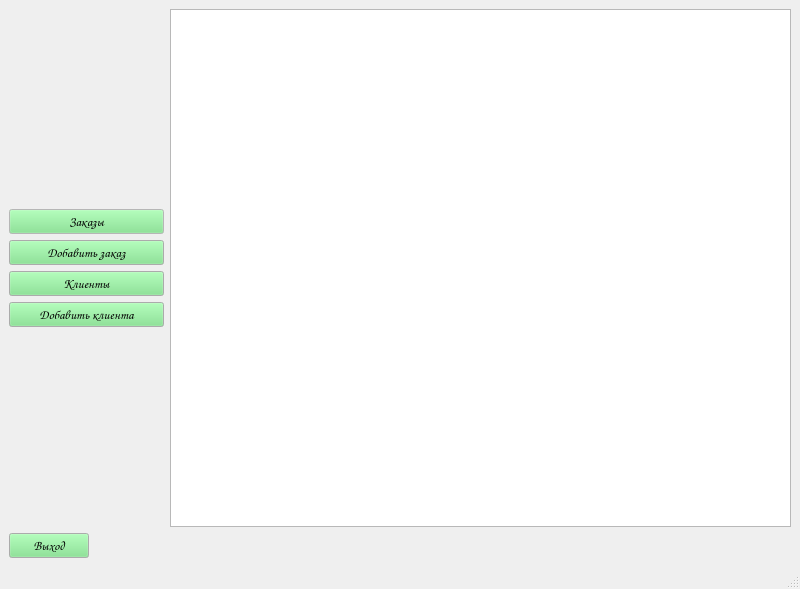
<?xml version="1.0" encoding="UTF-8"?>
<ui version="4.0">
 <class>MainWindow</class>
 <widget class="QMainWindow" name="MainWindow">
  <property name="geometry">
   <rect>
    <x>0</x>
    <y>0</y>
    <width>800</width>
    <height>578</height>
   </rect>
  </property>
  <property name="palette">
   <palette>
    <active>
     <colorrole role="Button">
      <brush brushstyle="SolidPattern">
       <color alpha="255">
        <red>118</red>
        <green>227</green>
        <blue>131</blue>
       </color>
      </brush>
     </colorrole>
    </active>
    <inactive>
     <colorrole role="Button">
      <brush brushstyle="SolidPattern">
       <color alpha="255">
        <red>118</red>
        <green>227</green>
        <blue>131</blue>
       </color>
      </brush>
     </colorrole>
    </inactive>
    <disabled>
     <colorrole role="Button">
      <brush brushstyle="SolidPattern">
       <color alpha="255">
        <red>118</red>
        <green>227</green>
        <blue>131</blue>
       </color>
      </brush>
     </colorrole>
    </disabled>
   </palette>
  </property>
  <property name="windowTitle">
   <string>MainWindow</string>
  </property>
  <widget class="QWidget" name="centralwidget">
   <layout class="QVBoxLayout" name="verticalLayout_2">
    <item>
     <layout class="QHBoxLayout" name="horizontalLayout" stretch="4,16">
      <item>
       <layout class="QVBoxLayout" name="verticalLayout">
        <property name="topMargin">
         <number>200</number>
        </property>
        <property name="bottomMargin">
         <number>200</number>
        </property>
        <item>
         <widget class="QPushButton" name="OrdersTable">
          <property name="palette">
           <palette>
            <active>
             <colorrole role="WindowText">
              <brush brushstyle="SolidPattern">
               <color alpha="255">
                <red>0</red>
                <green>0</green>
                <blue>0</blue>
               </color>
              </brush>
             </colorrole>
             <colorrole role="Button">
              <brush brushstyle="SolidPattern">
               <color alpha="255">
                <red>118</red>
                <green>227</green>
                <blue>131</blue>
               </color>
              </brush>
             </colorrole>
             <colorrole role="Light">
              <brush brushstyle="SolidPattern">
               <color alpha="255">
                <red>218</red>
                <green>255</green>
                <blue>222</blue>
               </color>
              </brush>
             </colorrole>
             <colorrole role="Midlight">
              <brush brushstyle="SolidPattern">
               <color alpha="255">
                <red>168</red>
                <green>241</green>
                <blue>176</blue>
               </color>
              </brush>
             </colorrole>
             <colorrole role="Dark">
              <brush brushstyle="SolidPattern">
               <color alpha="255">
                <red>59</red>
                <green>113</green>
                <blue>66</blue>
               </color>
              </brush>
             </colorrole>
             <colorrole role="Mid">
              <brush brushstyle="SolidPattern">
               <color alpha="255">
                <red>79</red>
                <green>151</green>
                <blue>87</blue>
               </color>
              </brush>
             </colorrole>
             <colorrole role="Text">
              <brush brushstyle="SolidPattern">
               <color alpha="255">
                <red>0</red>
                <green>0</green>
                <blue>0</blue>
               </color>
              </brush>
             </colorrole>
             <colorrole role="BrightText">
              <brush brushstyle="SolidPattern">
               <color alpha="255">
                <red>255</red>
                <green>255</green>
                <blue>255</blue>
               </color>
              </brush>
             </colorrole>
             <colorrole role="ButtonText">
              <brush brushstyle="SolidPattern">
               <color alpha="255">
                <red>0</red>
                <green>0</green>
                <blue>0</blue>
               </color>
              </brush>
             </colorrole>
             <colorrole role="Base">
              <brush brushstyle="SolidPattern">
               <color alpha="255">
                <red>255</red>
                <green>255</green>
                <blue>255</blue>
               </color>
              </brush>
             </colorrole>
             <colorrole role="Window">
              <brush brushstyle="SolidPattern">
               <color alpha="255">
                <red>255</red>
                <green>255</green>
                <blue>255</blue>
               </color>
              </brush>
             </colorrole>
             <colorrole role="Shadow">
              <brush brushstyle="SolidPattern">
               <color alpha="255">
                <red>0</red>
                <green>0</green>
                <blue>0</blue>
               </color>
              </brush>
             </colorrole>
             <colorrole role="AlternateBase">
              <brush brushstyle="SolidPattern">
               <color alpha="255">
                <red>186</red>
                <green>241</green>
                <blue>193</blue>
               </color>
              </brush>
             </colorrole>
             <colorrole role="ToolTipBase">
              <brush brushstyle="SolidPattern">
               <color alpha="255">
                <red>255</red>
                <green>255</green>
                <blue>220</blue>
               </color>
              </brush>
             </colorrole>
             <colorrole role="ToolTipText">
              <brush brushstyle="SolidPattern">
               <color alpha="255">
                <red>0</red>
                <green>0</green>
                <blue>0</blue>
               </color>
              </brush>
             </colorrole>
            </active>
            <inactive>
             <colorrole role="WindowText">
              <brush brushstyle="SolidPattern">
               <color alpha="255">
                <red>0</red>
                <green>0</green>
                <blue>0</blue>
               </color>
              </brush>
             </colorrole>
             <colorrole role="Button">
              <brush brushstyle="SolidPattern">
               <color alpha="255">
                <red>118</red>
                <green>227</green>
                <blue>131</blue>
               </color>
              </brush>
             </colorrole>
             <colorrole role="Light">
              <brush brushstyle="SolidPattern">
               <color alpha="255">
                <red>218</red>
                <green>255</green>
                <blue>222</blue>
               </color>
              </brush>
             </colorrole>
             <colorrole role="Midlight">
              <brush brushstyle="SolidPattern">
               <color alpha="255">
                <red>168</red>
                <green>241</green>
                <blue>176</blue>
               </color>
              </brush>
             </colorrole>
             <colorrole role="Dark">
              <brush brushstyle="SolidPattern">
               <color alpha="255">
                <red>59</red>
                <green>113</green>
                <blue>66</blue>
               </color>
              </brush>
             </colorrole>
             <colorrole role="Mid">
              <brush brushstyle="SolidPattern">
               <color alpha="255">
                <red>79</red>
                <green>151</green>
                <blue>87</blue>
               </color>
              </brush>
             </colorrole>
             <colorrole role="Text">
              <brush brushstyle="SolidPattern">
               <color alpha="255">
                <red>0</red>
                <green>0</green>
                <blue>0</blue>
               </color>
              </brush>
             </colorrole>
             <colorrole role="BrightText">
              <brush brushstyle="SolidPattern">
               <color alpha="255">
                <red>255</red>
                <green>255</green>
                <blue>255</blue>
               </color>
              </brush>
             </colorrole>
             <colorrole role="ButtonText">
              <brush brushstyle="SolidPattern">
               <color alpha="255">
                <red>0</red>
                <green>0</green>
                <blue>0</blue>
               </color>
              </brush>
             </colorrole>
             <colorrole role="Base">
              <brush brushstyle="SolidPattern">
               <color alpha="255">
                <red>255</red>
                <green>255</green>
                <blue>255</blue>
               </color>
              </brush>
             </colorrole>
             <colorrole role="Window">
              <brush brushstyle="SolidPattern">
               <color alpha="255">
                <red>255</red>
                <green>255</green>
                <blue>255</blue>
               </color>
              </brush>
             </colorrole>
             <colorrole role="Shadow">
              <brush brushstyle="SolidPattern">
               <color alpha="255">
                <red>0</red>
                <green>0</green>
                <blue>0</blue>
               </color>
              </brush>
             </colorrole>
             <colorrole role="AlternateBase">
              <brush brushstyle="SolidPattern">
               <color alpha="255">
                <red>186</red>
                <green>241</green>
                <blue>193</blue>
               </color>
              </brush>
             </colorrole>
             <colorrole role="ToolTipBase">
              <brush brushstyle="SolidPattern">
               <color alpha="255">
                <red>255</red>
                <green>255</green>
                <blue>220</blue>
               </color>
              </brush>
             </colorrole>
             <colorrole role="ToolTipText">
              <brush brushstyle="SolidPattern">
               <color alpha="255">
                <red>0</red>
                <green>0</green>
                <blue>0</blue>
               </color>
              </brush>
             </colorrole>
            </inactive>
            <disabled>
             <colorrole role="WindowText">
              <brush brushstyle="SolidPattern">
               <color alpha="255">
                <red>59</red>
                <green>113</green>
                <blue>66</blue>
               </color>
              </brush>
             </colorrole>
             <colorrole role="Button">
              <brush brushstyle="SolidPattern">
               <color alpha="255">
                <red>118</red>
                <green>227</green>
                <blue>131</blue>
               </color>
              </brush>
             </colorrole>
             <colorrole role="Light">
              <brush brushstyle="SolidPattern">
               <color alpha="255">
                <red>218</red>
                <green>255</green>
                <blue>222</blue>
               </color>
              </brush>
             </colorrole>
             <colorrole role="Midlight">
              <brush brushstyle="SolidPattern">
               <color alpha="255">
                <red>168</red>
                <green>241</green>
                <blue>176</blue>
               </color>
              </brush>
             </colorrole>
             <colorrole role="Dark">
              <brush brushstyle="SolidPattern">
               <color alpha="255">
                <red>59</red>
                <green>113</green>
                <blue>66</blue>
               </color>
              </brush>
             </colorrole>
             <colorrole role="Mid">
              <brush brushstyle="SolidPattern">
               <color alpha="255">
                <red>79</red>
                <green>151</green>
                <blue>87</blue>
               </color>
              </brush>
             </colorrole>
             <colorrole role="Text">
              <brush brushstyle="SolidPattern">
               <color alpha="255">
                <red>59</red>
                <green>113</green>
                <blue>66</blue>
               </color>
              </brush>
             </colorrole>
             <colorrole role="BrightText">
              <brush brushstyle="SolidPattern">
               <color alpha="255">
                <red>255</red>
                <green>255</green>
                <blue>255</blue>
               </color>
              </brush>
             </colorrole>
             <colorrole role="ButtonText">
              <brush brushstyle="SolidPattern">
               <color alpha="255">
                <red>59</red>
                <green>113</green>
                <blue>66</blue>
               </color>
              </brush>
             </colorrole>
             <colorrole role="Base">
              <brush brushstyle="SolidPattern">
               <color alpha="255">
                <red>255</red>
                <green>255</green>
                <blue>255</blue>
               </color>
              </brush>
             </colorrole>
             <colorrole role="Window">
              <brush brushstyle="SolidPattern">
               <color alpha="255">
                <red>255</red>
                <green>255</green>
                <blue>255</blue>
               </color>
              </brush>
             </colorrole>
             <colorrole role="Shadow">
              <brush brushstyle="SolidPattern">
               <color alpha="255">
                <red>0</red>
                <green>0</green>
                <blue>0</blue>
               </color>
              </brush>
             </colorrole>
             <colorrole role="AlternateBase">
              <brush brushstyle="SolidPattern">
               <color alpha="255">
                <red>118</red>
                <green>227</green>
                <blue>131</blue>
               </color>
              </brush>
             </colorrole>
             <colorrole role="ToolTipBase">
              <brush brushstyle="SolidPattern">
               <color alpha="255">
                <red>255</red>
                <green>255</green>
                <blue>220</blue>
               </color>
              </brush>
             </colorrole>
             <colorrole role="ToolTipText">
              <brush brushstyle="SolidPattern">
               <color alpha="255">
                <red>0</red>
                <green>0</green>
                <blue>0</blue>
               </color>
              </brush>
             </colorrole>
            </disabled>
           </palette>
          </property>
          <property name="font">
           <font>
            <family>Comic Sans MS</family>
            <pointsize>10</pointsize>
           </font>
          </property>
          <property name="text">
           <string>Заказы</string>
          </property>
         </widget>
        </item>
        <item>
         <widget class="QPushButton" name="add_order_btn">
          <property name="font">
           <font>
            <family>Comic Sans MS</family>
            <pointsize>10</pointsize>
           </font>
          </property>
          <property name="text">
           <string>Добавить заказ</string>
          </property>
         </widget>
        </item>
        <item>
         <widget class="QPushButton" name="clientTable">
          <property name="font">
           <font>
            <family>Comic Sans MS</family>
            <pointsize>10</pointsize>
            <weight>50</weight>
            <bold>false</bold>
           </font>
          </property>
          <property name="text">
           <string>Клиенты</string>
          </property>
         </widget>
        </item>
        <item>
         <widget class="QPushButton" name="add_client_btn">
          <property name="font">
           <font>
            <family>Comic Sans MS</family>
            <pointsize>10</pointsize>
           </font>
          </property>
          <property name="text">
           <string>Добавить клиента</string>
          </property>
         </widget>
        </item>
       </layout>
      </item>
      <item>
       <widget class="QTableWidget" name="tableWidget"/>
      </item>
     </layout>
    </item>
    <item>
     <layout class="QHBoxLayout" name="horizontalLayout_2">
      <item>
       <widget class="QPushButton" name="back_btn">
        <property name="font">
         <font>
          <family>Comic Sans MS</family>
          <pointsize>10</pointsize>
         </font>
        </property>
        <property name="text">
         <string>Выход</string>
        </property>
       </widget>
      </item>
      <item>
       <spacer name="horizontalSpacer">
        <property name="orientation">
         <enum>Qt::Horizontal</enum>
        </property>
        <property name="sizeHint" stdset="0">
         <size>
          <width>40</width>
          <height>20</height>
         </size>
        </property>
       </spacer>
      </item>
     </layout>
    </item>
   </layout>
  </widget>
  <widget class="QStatusBar" name="statusbar"/>
 </widget>
 <resources/>
 <connections/>
</ui>
